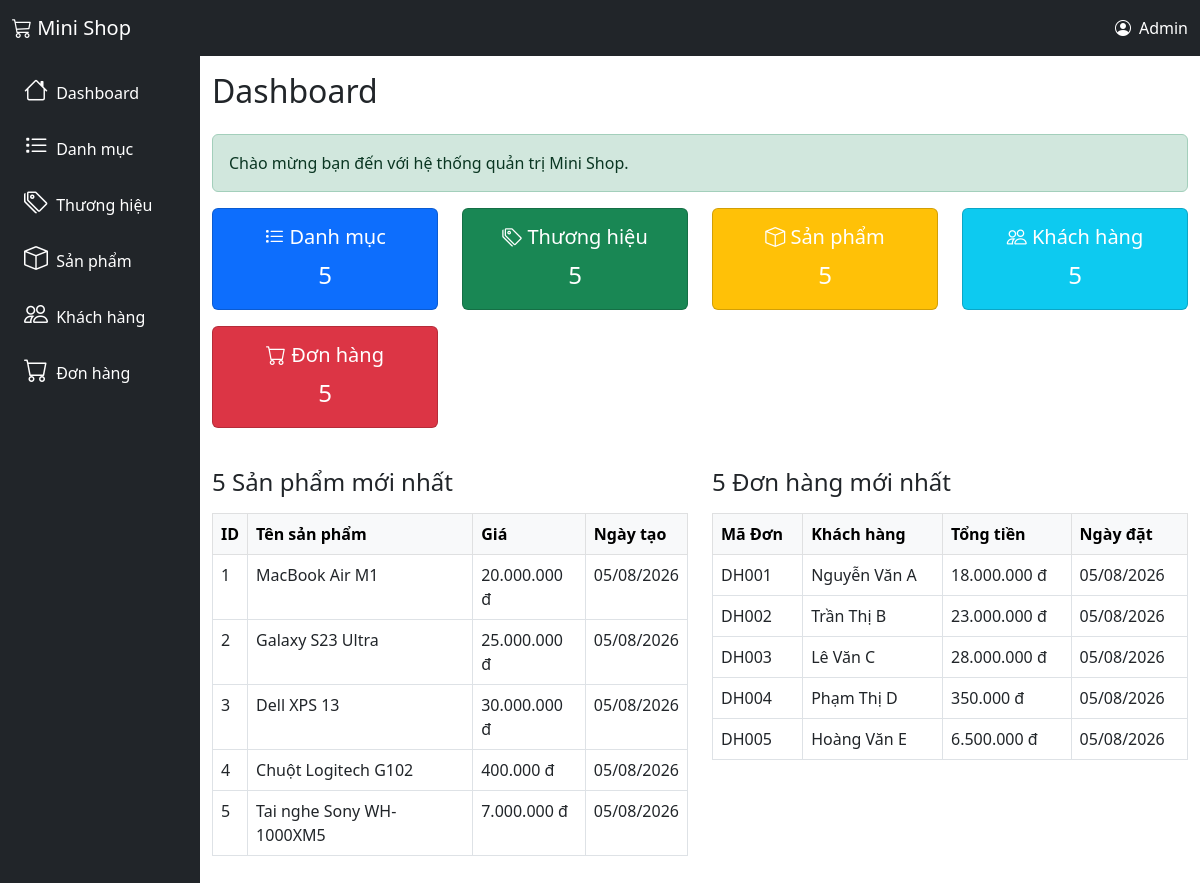
Screenshot of /MiniShop_NguyenNghiaNhan/views/admin/dashboard.php with the database file from the repository.
### tables this page shows
CREATE TABLE products (
    id INT PRIMARY KEY AUTO_INCREMENT,
    category_id INT,
    brand_id INT,
    proname VARCHAR(200) NOT NULL,
    slug VARCHAR(150) UNIQUE,
    price DECIMAL(10,0) NOT NULL,
    discount_price DECIMAL(10,0) NOT NULL,
    quantity INT DEFAULT 0,
    image VARCHAR(255) NULL,
    description TEXT NULL,
    status TINYINT DEFAULT 1,
    created_at DATETIME DEFAULT CURRENT_TIMESTAMP,
    updated_at DATETIME DEFAULT CURRENT_TIMESTAMP ON UPDATE CURRENT_TIMESTAMP,
    FOREIGN KEY (category_id) REFERENCES categories(id),
    FOREIGN KEY (brand_id) REFERENCES brands(id)
);

CREATE TABLE orders (
    id INT PRIMARY KEY AUTO_INCREMENT,
    customer_id INT NOT NULL,
    user_id INT NULL,
    order_code VARCHAR(30) NOT NULL UNIQUE,
    total_amount DECIMAL(12,2) DEFAULT 0,
    note TEXT NULL,
    status TINYINT DEFAULT 0,
    created_at DATETIME DEFAULT CURRENT_TIMESTAMP,
    updated_at DATETIME DEFAULT CURRENT_TIMESTAMP ON UPDATE CURRENT_TIMESTAMP,
    FOREIGN KEY (customer_id) REFERENCES customers(id),
    FOREIGN KEY (user_id) REFERENCES users(id)
);

CREATE TABLE customers (
    id INT PRIMARY KEY AUTO_INCREMENT,
    fullname VARCHAR(100) NOT NULL,
    phone VARCHAR(20) NOT NULL,
    email VARCHAR(100) NULL,
    address VARCHAR(255) NULL,
    note TEXT NULL
);

### MiniShop_NguyenNghiaNhan/config/Database.php (called while the page is built, shortened)
<?php
class Database
{
    protected string $host = "localhost";
    protected string $database = "nguyennghianhan_database";
    protected string $username = "root";
    protected string $password = "";
    protected function connect(): void
    {
        try {
            $this->conn = new mysqli(
                $this->host, $this->username, $this->password, $this->database
            );
        } catch (Exception $e) {
            throw new Exception($e->getMessage());
        }
    }
}
?>

### MiniShop_NguyenNghiaNhan/dao/CategoryDAO.php (called while the page is built, shortened)
<?php
require_once __DIR__ . "/BaseDAO.php";
class CategoryDAO extends BaseDAO
{
    public function getTotalCount(): int
    {
        $sql = "SELECT COUNT(*) as total FROM categories";
        $result = $this->executeQuery($sql);
        if ($result && $row = $result->fetch_assoc()) {
            return (int)$row['total'];
        }
        return 0;
    }
}
?>

### MiniShop_NguyenNghiaNhan/dao/BaseDAO.php (called while the page is built, shortened)
<?php
require_once __DIR__ . "/../config/Database.php";
class BaseDAO extends Database
{
    protected function executeQuery(string $sql)
    {
        return $this->conn->query($sql);
    }
    protected function prepare(string $sql)
    {
        return $this->conn->prepare($sql);
    }
}
?>

### MiniShop_NguyenNghiaNhan/dao/BrandDAO.php (called while the page is built, shortened)
<?php
require_once __DIR__ . "/BaseDAO.php";
class BrandDAO extends BaseDAO
{
    public function getTotalCount(): int
    {
        $sql = "SELECT COUNT(*) as total FROM brands";
        $result = $this->executeQuery($sql);
        if ($result && $row = $result->fetch_assoc()) {
            return (int)$row['total'];
        }
        return 0;
    }
}
?>

### MiniShop_NguyenNghiaNhan/dao/ProductDAO.php (called while the page is built, shortened)
<?php
require_once __DIR__ . "/BaseDAO.php";
class ProductDAO extends BaseDAO
{
    public function getTotalCount(): int
    {
        $sql = "SELECT COUNT(*) as total FROM products";
        $result = $this->executeQuery($sql);
        if ($result && $row = $result->fetch_assoc()) {
            return (int)$row['total'];
        }
        return 0;
    }
    public function getNewestProducts(int $limit = 5): array
    {
        $list = [];
        try {
            $sql = "SELECT * FROM products ORDER BY created_at DESC LIMIT ?";
            $stmt = $this->prepare($sql);
            if ($stmt) {
                $stmt->bind_param("i", $limit);
                $stmt->execute();
                $result = $stmt->get_result();
                while ($row = $result->fetch_assoc()) {
                    $list[] = $row;
                }
            }
        } catch (Exception $e) {
            throw $e;
        }
        return $list;
    }
}
?>

### MiniShop_NguyenNghiaNhan/dao/CustomerDAO.php (called while the page is built, shortened)
<?php
require_once __DIR__ . "/BaseDAO.php";
class CustomerDAO extends BaseDAO
{
    public function getTotalCount(): int
    {
        $sql = "SELECT COUNT(*) as total FROM customers";
        $result = $this->executeQuery($sql);
        if ($result && $row = $result->fetch_assoc()) {
            return (int)$row['total'];
        }
        return 0;
    }
}
?>

### MiniShop_NguyenNghiaNhan/dao/OrderDAO.php (called while the page is built, shortened)
<?php
require_once __DIR__ . "/BaseDAO.php";
class OrderDAO extends BaseDAO
{
    public function getTotalCount(): int
    {
        $sql = "SELECT COUNT(*) as total FROM orders";
        $result = $this->executeQuery($sql);
        if ($result && $row = $result->fetch_assoc()) {
            return (int)$row['total'];
        }
        return 0;
    }
    public function getNewestOrders(int $limit = 5): array
    {
        $list = [];
        try {
            $sql = "SELECT o.*, c.fullname as customer_name
                    FROM orders o
                    JOIN customers c ON o.customer_id = c.id
                    ORDER BY o.created_at DESC LIMIT ?";
            $stmt = $this->prepare($sql);
            if ($stmt) {
                $stmt->bind_param("i", $limit);
                $stmt->execute();
                $result = $stmt->get_result();
                while ($row = $result->fetch_assoc()) {
                    $list[] = $row;
                }
            }
        } catch (Exception $e) {
            throw $e;
        }
        return $list;
    }
}
?>

### MiniShop_NguyenNghiaNhan/views/admin/dashboard.php (the view, shortened to what this page needs)
<?php
require_once __DIR__ . "/../../dao/CategoryDAO.php";
require_once __DIR__ . "/../../dao/BrandDAO.php";
require_once __DIR__ . "/../../dao/ProductDAO.php";
require_once __DIR__ . "/../../dao/CustomerDAO.php";
require_once __DIR__ . "/../../dao/OrderDAO.php";
$categoryDAO = new CategoryDAO();
$brandDAO = new BrandDAO();
$productDAO = new ProductDAO();
$customerDAO = new CustomerDAO();
$orderDAO = new OrderDAO();
$totalCategories = $categoryDAO->getTotalCount();
$totalBrands = $brandDAO->getTotalCount();
$totalProducts = $productDAO->getTotalCount();
$totalCustomers = $customerDAO->getTotalCount();
$totalOrders = $orderDAO->getTotalCount();
$newestProducts = $productDAO->getNewestProducts(5);
$newestOrders = $orderDAO->getNewestOrders(5);
?>
<h2 class="mb-4">Dashboard</h2>
<div class="alert alert-success">
    Chào mừng bạn đến với hệ thống quản trị Mini Shop.
</div>
<div class="row mb-4">
    <div class="col-md-3 mb-3">
        <div class="card bg-primary text-white text-center">
            <div class="card-body">
                <h5 class="card-title"><i class="bi bi-list-task"></i> Danh mục</h5>
                <p class="card-text fs-4"><?= $totalCategories ?></p>
            </div>
        </div>
    </div>
    <div class="col-md-3 mb-3">
        <div class="card bg-success text-white text-center">
            <div class="card-body">
                <h5 class="card-title"><i class="bi bi-tags"></i> Thương hiệu</h5>
                <p class="card-text fs-4"><?= $totalBrands ?></p>
            </div>
        </div>
    </div>
    <div class="col-md-3 mb-3">
        <div class="card bg-warning text-white text-center">
            <div class="card-body">
                <h5 class="card-title"><i class="bi bi-box"></i> Sản phẩm</h5>
                <p class="card-text fs-4"><?= $totalProducts ?></p>
            </div>
        </div>
    </div>
    <div class="col-md-3 mb-3">
        <div class="card bg-info text-white text-center">
            <div class="card-body">
                <h5 class="card-title"><i class="bi bi-people"></i> Khách hàng</h5>
                <p class="card-text fs-4"><?= $totalCustomers ?></p>
            </div>
        </div>
    </div>
    <div class="col-md-3 mb-3">
        <div class="card bg-danger text-white text-center">
            <div class="card-body">
                <h5 class="card-title"><i class="bi bi-cart"></i> Đơn hàng</h5>
                <p class="card-text fs-4"><?= $totalOrders ?></p>
            </div>
        </div>
    </div>
</div>
<div class="row">
    <div class="col-md-6">
        <h4 class="mb-3">5 Sản phẩm mới nhất</h4>
        <table class="table table-bordered table-hover">
            <thead class="table-light">
                <tr>
                    <th>ID</th>
                    <th>Tên sản phẩm</th>
                    <th>Giá</th>
                    <th>Ngày tạo</th>
                </tr>
            </thead>
            <tbody>
                <?php foreach ($newestProducts as $p): ?>
                <tr>
                    <td><?= $p['id'] ?></td>
                    <td><?= htmlspecialchars($p['proname']) ?></td>
                    <td><?= number_format($p['price'], 0, ',', '.') ?> đ</td>
                    <td><?= date('d/m/Y', strtotime($p['created_at'])) ?></td>
                </tr>
                <?php endforeach; ?>
            </tbody>
        </table>
    </div>
    <div class="col-md-6">
        <h4 class="mb-3">5 Đơn hàng mới nhất</h4>
        <table class="table table-bordered table-hover">
            <thead class="table-light">
                <tr>
                    <th>Mã Đơn</th>
                    <th>Khách hàng</th>
                    <th>Tổng tiền</th>
                    <th>Ngày đặt</th>
                </tr>
            </thead>
            <tbody>
                <?php foreach ($newestOrders as $o): ?>
                <tr>
                    <td><?= htmlspecialchars($o['order_code']) ?></td>
                    <td><?= htmlspecialchars($o['customer_name']) ?></td>
                    <td><?= number_format($o['total_amount'], 0, ',', '.') ?> đ</td>
                    <td><?= date('d/m/Y', strtotime($o['created_at'])) ?></td>
                </tr>
                <?php endforeach; ?>
            </tbody>
        </table>
    </div>
</div>
<?php
$content = ob_get_clean();
include "layouts/master.php";
?>

### MiniShop_NguyenNghiaNhan/views/admin/layouts/header.php (shortened to what this page needs)
<!DOCTYPE html>
<html lang="vi">
<head>
    <link href="https://cdn.jsdelivr.net/npm/bootstrap@5.3.0/dist/css/bootstrap.min.css" rel="stylesheet">
    <link rel="stylesheet" href="https://cdn.jsdelivr.net/npm/bootstrap-icons@1.11.1/font/bootstrap-icons.css">
</head>
<body>
    <nav class="navbar navbar-expand-lg navbar-dark bg-dark">
        <div class="container-fluid">
            <a class="navbar-brand" href="#"><i class="bi bi-cart3"></i> Mini Shop</a>
            <div class="d-flex text-white align-items-center">
                <i class="bi bi-person-circle me-2"></i> Admin
            </div>
        </div>
    </nav>

### MiniShop_NguyenNghiaNhan/views/admin/layouts/master.php
<?php include __DIR__ . "/header.php"; ?>
<div class="container-fluid">
    <div class="row">
        <?php include __DIR__ . "/sidebar.php"; ?>
        <div class="col py-3">
            <?= $content ?>
        </div>
    </div>
</div>
<?php include __DIR__ . "/footer.php"; ?>

### MiniShop_NguyenNghiaNhan/views/admin/layouts/sidebar.php
<div class="col-auto col-md-3 col-xl-2 px-sm-2 px-0 bg-dark sidebar">
    <div class="d-flex flex-column align-items-center align-items-sm-start px-3 pt-2 text-white">
        <ul class="nav nav-pills flex-column mb-sm-auto mb-0 align-items-center align-items-sm-start w-100" id="menu">
            <li class="nav-item w-100 mb-1">
                <a href="../dashboard.php" class="nav-link align-middle px-0 text-white">
                    <i class="fs-4 bi-house"></i> <span class="ms-1 d-none d-sm-inline">Dashboard</span>
                </a>
            </li>
            <li class="nav-item w-100 mb-1">
                <a href="../categories/index.php" class="nav-link align-middle px-0 text-white">
                    <i class="fs-4 bi-list-task"></i> <span class="ms-1 d-none d-sm-inline">Danh mục</span>
                </a>
            </li>
            <li class="nav-item w-100 mb-1">
                <a href="../brands/index.php" class="nav-link align-middle px-0 text-white">
                    <i class="fs-4 bi-tags"></i> <span class="ms-1 d-none d-sm-inline">Thương hiệu</span>
                </a>
            </li>
            <li class="nav-item w-100 mb-1">
                <a href="../products/index.php" class="nav-link align-middle px-0 text-white">
                    <i class="fs-4 bi-box"></i> <span class="ms-1 d-none d-sm-inline">Sản phẩm</span>
                </a>
            </li>
            <li class="nav-item w-100 mb-1">
                <a href="../customers/index.php" class="nav-link align-middle px-0 text-white">
                    <i class="fs-4 bi-people"></i> <span class="ms-1 d-none d-sm-inline">Khách hàng</span>
                </a>
            </li>
            <li class="nav-item w-100 mb-1">
                <a href="../orders/index.php" class="nav-link align-middle px-0 text-white">
                    <i class="fs-4 bi-cart"></i> <span class="ms-1 d-none d-sm-inline">Đơn hàng</span>
                </a>
            </li>
        </ul>
    </div>
</div>

### MiniShop_NguyenNghiaNhan/views/admin/layouts/footer.php (shortened to what this page needs)
</body>
</html>

### MiniShop_NguyenNghiaNhan/views/admin/layouts/header.php (style rules this page uses)
.sidebar { min-height: 100vh; }

### rows the page displays
products: id "1", proname "MacBook Air M1", price "20.000.000", created_at "05/08/2026"
products: id "2", proname "Galaxy S23 Ultra", price "25.000.000", created_at "05/08/2026"
products: id "3", proname "Dell XPS 13", price "30.000.000", created_at "05/08/2026"
products: id "4", proname "Chuột Logitech G102", price "400.000", created_at "05/08/2026"
products: id "5", proname "Tai nghe Sony WH-1000XM5", price "7.000.000", created_at "05/08/2026"
orders: order_code "DH001", customer.fullname "Nguyễn Văn A", total_amount "18.000.000", created_at "05/08/2026"
orders: order_code "DH002", customer.fullname "Trần Thị B", total_amount "23.000.000", created_at "05/08/2026"
orders: order_code "DH003", customer.fullname "Lê Văn C", total_amount "28.000.000", created_at "05/08/2026"
orders: order_code "DH004", customer.fullname "Phạm Thị D", total_amount "350.000", created_at "05/08/2026"
orders: order_code "DH005", customer.fullname "Hoàng Văn E", total_amount "6.500.000", created_at "05/08/2026"

### other values shown
$totalCategories "5"
$totalBrands "5"
$totalProducts "5"
$totalCustomers "5"
$totalOrders "5"
